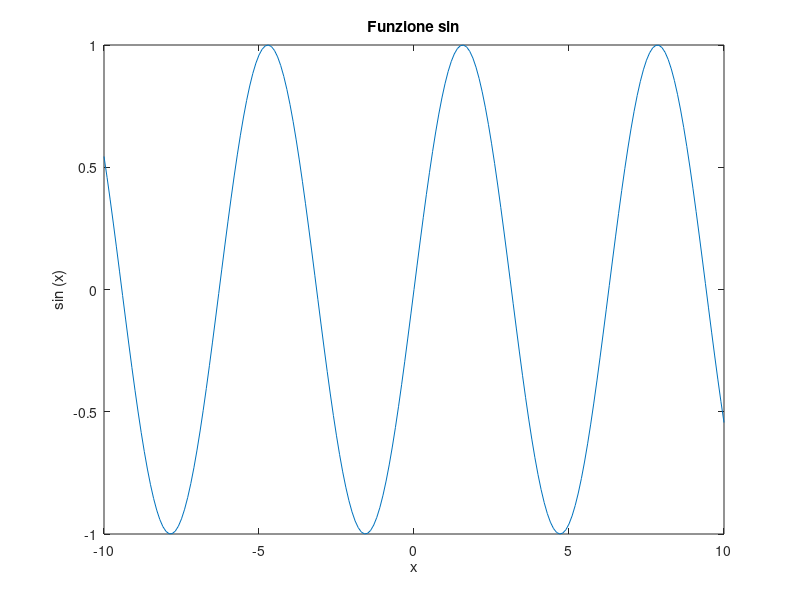

Write the MATLAB code that produced this figure.
x = -10:0.1:10; # Create an evenly-spaced vector from -10..10
y = sin (x);    # y is also a vector
plot (x, y);
title ("Funzione sin");
xlabel ("x");
ylabel ("sin (x)");
